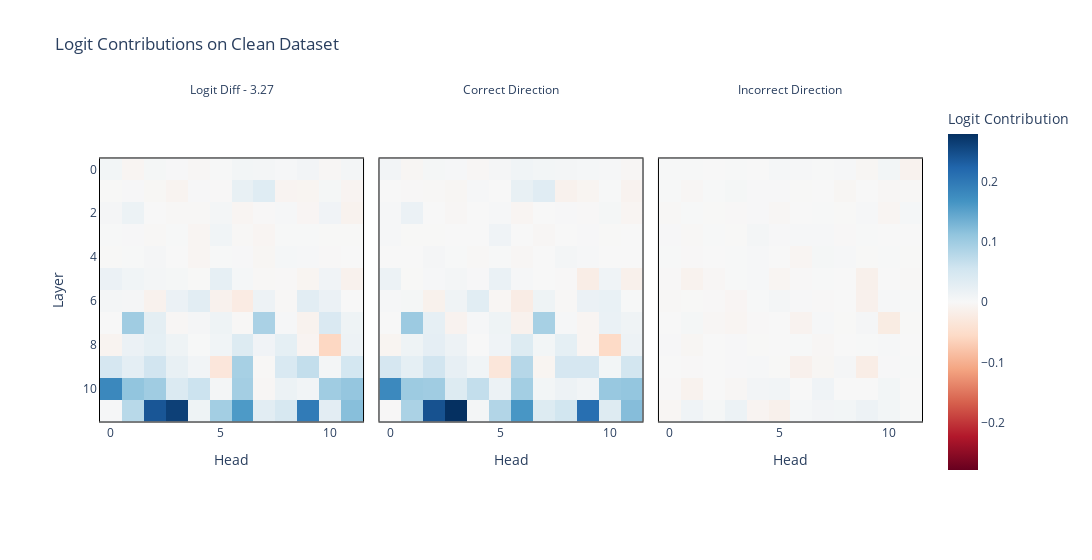

Notebook code for this chart:
### Code cell
def display_all_logits(cache, title = "Logit Contributions", comparison = False, return_fig = False, logits = None):

  a,b,c = calc_all_logit_diffs(cache)
  if logits is not None:
    ld = logits_to_ave_logit_diff(logits)
  else:
    ld = 0.00

  if not comparison:
    fig = imshow(
        torch.stack([a,b,c]),
        return_fig = True,
        facet_col = 0,
        facet_labels = [f"Logit Diff - {ld:.2f}", "Correct Direction", "Incorrect Direction"],
        title=title,
        labels={"x": "Head", "y": "Layer", "color": "Logit Contribution"},
        #coloraxis=dict(colorbar_ticksuffix = "%"),
        border=True,
        width=1500,
        margin={"r": 100, "l": 100}
    )
  else:

    ca, cb, cc = calc_all_logit_diffs(clean_cache)
    fig = imshow(
        torch.stack([a, b, c, a - ca, b - cb, c - cc]),
        return_fig = True,
        facet_col = 0,
        facet_labels = [f"Logit Diff - {ld:.2f}", "Correct Direction", "Incorrect Direction", "Logit Diff Diff", "Correction Direction Diff", "Incorrect Direction Diff"],
        title=title,
        labels={"x": "Head", "y": "Layer", "color": "Logit Contribution"},
        #coloraxis=dict(colorbar_ticksuffix = "%"),
        border=True,
        width=1500,
        margin={"r": 100, "l": 100}
    )


  if return_fig:
    return fig



fig = display_all_logits(clean_cache, title = "Logit Contributions on Clean Dataset", return_fig = True, logits = clean_logits)

### Figure 1 — Plotly figure (JSON) as saved in the notebook; plotly's stock layout.template omitted (floating-point values rounded to 4 significant figures; data arrays with more than 128 entries replaced by an {"elided": "..."} marker saying what was removed)
{"data": [{"coloraxis": "coloraxis", "hovertemplate": "Head: %{x}<br>Layer: %{y}<br>Logit Contribution: %{z}<extra></extra>", "name": "0", "type": "heatmap", "xaxis": "x", "yaxis": "y", "z": {"elided": "12x12 float values"}}, {"coloraxis": "coloraxis", "hovertemplate": "Head: %{x}<br>Layer: %{y}<br>Logit Contribution: %{z}<extra></extra>", "name": "1", "type": "heatmap", "xaxis": "x2", "yaxis": "y2", "z": {"elided": "12x12 float values"}}, {"coloraxis": "coloraxis", "hovertemplate": "Head: %{x}<br>Layer: %{y}<br>Logit Contribution: %{z}<extra></extra>", "name": "2", "type": "heatmap", "xaxis": "x3", "yaxis": "y3", "z": {"elided": "12x12 float values"}}], "layout": {"annotations": [{"font": {}, "showarrow": false, "text": "Logit Diff - 3.27", "x": 0.16, "xanchor": "center", "xref": "paper", "y": 1, "yanchor": "bottom", "yref": "paper"}, {"font": {}, "showarrow": false, "text": "Correct Direction", "x": 0.5, "xanchor": "center", "xref": "paper", "y": 1, "yanchor": "bottom", "yref": "paper"}, {"font": {}, "showarrow": false, "text": "Incorrect Direction", "x": 0.84, "xanchor": "center", "xref": "paper", "y": 1, "yanchor": "bottom", "yref": "paper"}], "coloraxis": {"cmid": 0, "colorbar": {"title": {"text": "Logit Contribution"}}, "colorscale": [[0, "rgb(103,0,31)"], [0.1, "rgb(178,24,43)"], [0.2, "rgb(214,96,77)"], [0.3, "rgb(244,165,130)"], [0.4, "rgb(253,219,199)"], [0.5, "rgb(247,247,247)"], [0.6, "rgb(209,229,240)"], [0.7, "rgb(146,197,222)"], [0.8, "rgb(67,147,195)"], [0.9, "rgb(33,102,172)"], [1, "rgb(5,48,97)"]]}, "margin": {"l": 100, "r": 100}, "title": {"text": "Logit Contributions on Clean Dataset"}, "width": 1500, "xaxis": {"anchor": "y", "constrain": "domain", "domain": [0, 0.32], "linecolor": "black", "linewidth": 1, "mirror": true, "scaleanchor": "y", "showline": true, "title": {"text": "Head"}}, "xaxis2": {"anchor": "y2", "domain": [0.34, 0.66], "linecolor": "black", "linewidth": 1, "matches": "x", "mirror": true, "showline": true, "title": {"text": "Head"}}, "xaxis3": {"anchor": "y3", "domain": [0.68, 1.0], "linecolor": "black", "linewidth": 1, "matches": "x", "mirror": true, "showline": true, "title": {"text": "Head"}}, "yaxis": {"anchor": "x", "autorange": "reversed", "constrain": "domain", "domain": [0, 1], "linecolor": "black", "linewidth": 1, "mirror": true, "showline": true, "title": {"text": "Layer"}}, "yaxis2": {"anchor": "x2", "domain": [0, 1], "linecolor": "black", "linewidth": 1, "matches": "y", "mirror": true, "showline": true, "showticklabels": false}, "yaxis3": {"anchor": "x3", "domain": [0, 1], "linecolor": "black", "linewidth": 1, "matches": "y", "mirror": true, "showline": true, "showticklabels": false}}}
